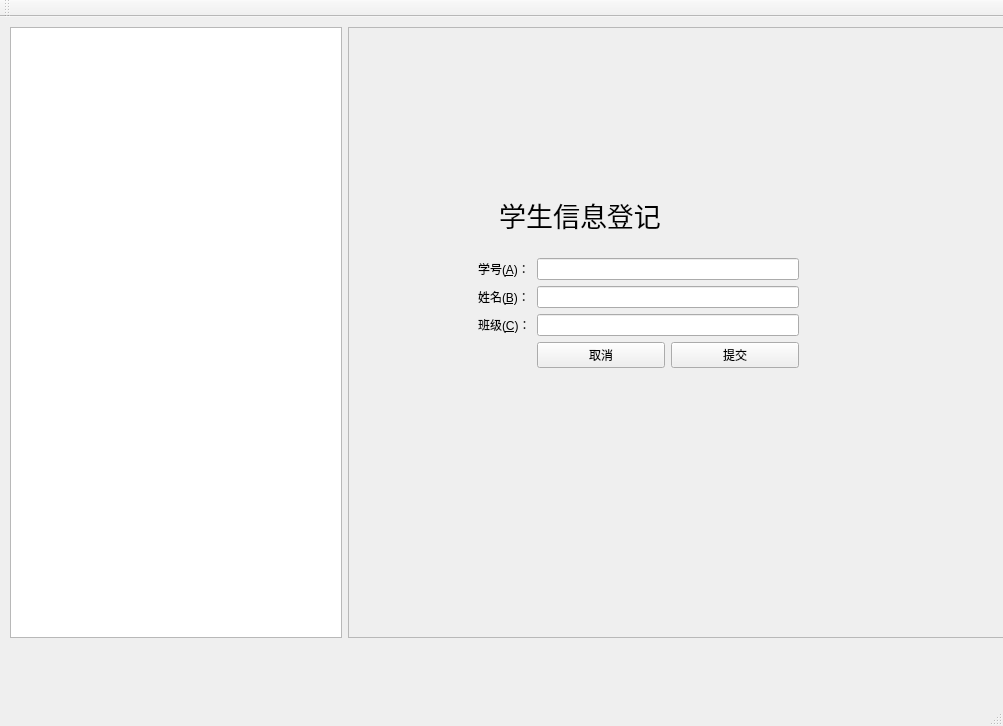
<?xml version="1.0" encoding="UTF-8"?>
<ui version="4.0">
 <class>MainWindow</class>
 <widget class="QMainWindow" name="MainWindow">
  <property name="geometry">
   <rect>
    <x>0</x>
    <y>0</y>
    <width>1003</width>
    <height>726</height>
   </rect>
  </property>
  <property name="windowTitle">
   <string>MainWindow</string>
  </property>
  <widget class="QWidget" name="centralwidget">
   <widget class="QWidget" name="horizontalLayoutWidget">
    <property name="geometry">
     <rect>
      <x>10</x>
      <y>10</y>
      <width>1001</width>
      <height>611</height>
     </rect>
    </property>
    <layout class="QHBoxLayout" name="horizontalLayout">
     <item>
      <widget class="QTextEdit" name="textEdit">
       <property name="sizePolicy">
        <sizepolicy hsizetype="Expanding" vsizetype="Expanding">
         <horstretch>1</horstretch>
         <verstretch>0</verstretch>
        </sizepolicy>
       </property>
      </widget>
     </item>
     <item>
      <widget class="QFrame" name="frame">
       <property name="sizePolicy">
        <sizepolicy hsizetype="Expanding" vsizetype="Preferred">
         <horstretch>2</horstretch>
         <verstretch>0</verstretch>
        </sizepolicy>
       </property>
       <property name="frameShape">
        <enum>QFrame::StyledPanel</enum>
       </property>
       <property name="frameShadow">
        <enum>QFrame::Raised</enum>
       </property>
       <widget class="QWidget" name="layoutWidget">
        <property name="geometry">
         <rect>
          <x>130</x>
          <y>150</y>
          <width>321</width>
          <height>191</height>
         </rect>
        </property>
        <layout class="QVBoxLayout" name="verticalLayout">
         <item>
          <widget class="QLabel" name="label_4">
           <property name="font">
            <font>
             <family>楷体</family>
             <pointsize>20</pointsize>
            </font>
           </property>
           <property name="text">
            <string>   学生信息登记</string>
           </property>
          </widget>
         </item>
         <item>
          <layout class="QFormLayout" name="formLayout">
           <item row="0" column="0">
            <widget class="QLabel" name="label">
             <property name="text">
              <string>学号(&amp;A)：</string>
             </property>
             <property name="buddy">
              <cstring>lineEdit</cstring>
             </property>
            </widget>
           </item>
           <item row="0" column="1">
            <widget class="QLineEdit" name="lineEdit"/>
           </item>
           <item row="1" column="0">
            <widget class="QLabel" name="label_2">
             <property name="text">
              <string>姓名(&amp;B)：</string>
             </property>
             <property name="buddy">
              <cstring>lineEdit_2</cstring>
             </property>
            </widget>
           </item>
           <item row="1" column="1">
            <widget class="QLineEdit" name="lineEdit_2"/>
           </item>
           <item row="2" column="0">
            <widget class="QLabel" name="label_3">
             <property name="text">
              <string>班级(&amp;C)：</string>
             </property>
             <property name="buddy">
              <cstring>lineEdit_3</cstring>
             </property>
            </widget>
           </item>
           <item row="2" column="1">
            <widget class="QLineEdit" name="lineEdit_3"/>
           </item>
           <item row="3" column="1">
            <layout class="QHBoxLayout" name="horizontalLayout_2">
             <item>
              <widget class="QPushButton" name="pushButton">
               <property name="sizePolicy">
                <sizepolicy hsizetype="Expanding" vsizetype="Fixed">
                 <horstretch>1</horstretch>
                 <verstretch>0</verstretch>
                </sizepolicy>
               </property>
               <property name="text">
                <string>取消</string>
               </property>
              </widget>
             </item>
             <item>
              <widget class="QPushButton" name="pushButton_2">
               <property name="sizePolicy">
                <sizepolicy hsizetype="Expanding" vsizetype="Fixed">
                 <horstretch>1</horstretch>
                 <verstretch>0</verstretch>
                </sizepolicy>
               </property>
               <property name="text">
                <string>提交</string>
               </property>
              </widget>
             </item>
            </layout>
           </item>
          </layout>
         </item>
        </layout>
       </widget>
      </widget>
     </item>
    </layout>
   </widget>
  </widget>
  <widget class="QMenuBar" name="menubar">
   <property name="geometry">
    <rect>
     <x>0</x>
     <y>0</y>
     <width>1003</width>
     <height>26</height>
    </rect>
   </property>
  </widget>
  <widget class="QStatusBar" name="statusbar"/>
  <widget class="QToolBar" name="toolBar">
   <property name="windowTitle">
    <string>toolBar</string>
   </property>
   <attribute name="toolBarArea">
    <enum>TopToolBarArea</enum>
   </attribute>
   <attribute name="toolBarBreak">
    <bool>false</bool>
   </attribute>
  </widget>
 </widget>
 <tabstops>
  <tabstop>lineEdit</tabstop>
  <tabstop>lineEdit_2</tabstop>
  <tabstop>lineEdit_3</tabstop>
  <tabstop>pushButton_2</tabstop>
  <tabstop>pushButton</tabstop>
  <tabstop>textEdit</tabstop>
 </tabstops>
 <resources/>
 <connections/>
</ui>
